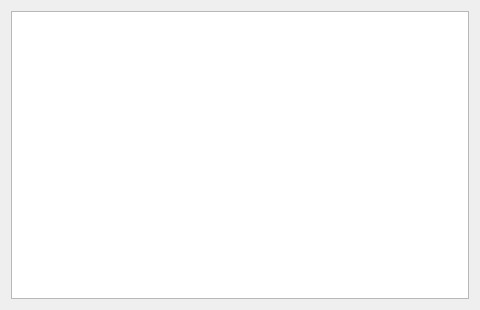
<?xml version="1.0" encoding="UTF-8"?>
<ui version="4.0">
 <class>ModelInfo</class>
 <widget class="QWidget" name="ModelInfo">
  <property name="geometry">
   <rect>
    <x>0</x>
    <y>0</y>
    <width>480</width>
    <height>310</height>
   </rect>
  </property>
  <property name="minimumSize">
   <size>
    <width>480</width>
    <height>310</height>
   </size>
  </property>
  <property name="maximumSize">
   <size>
    <width>16777215</width>
    <height>16777215</height>
   </size>
  </property>
  <property name="windowTitle">
   <string>Model Info</string>
  </property>
  <layout class="QGridLayout" name="gridLayout">
   <item row="0" column="0">
    <widget class="QTextEdit" name="textEdit">
     <property name="readOnly">
      <bool>true</bool>
     </property>
    </widget>
   </item>
  </layout>
 </widget>
 <resources/>
 <connections/>
</ui>
